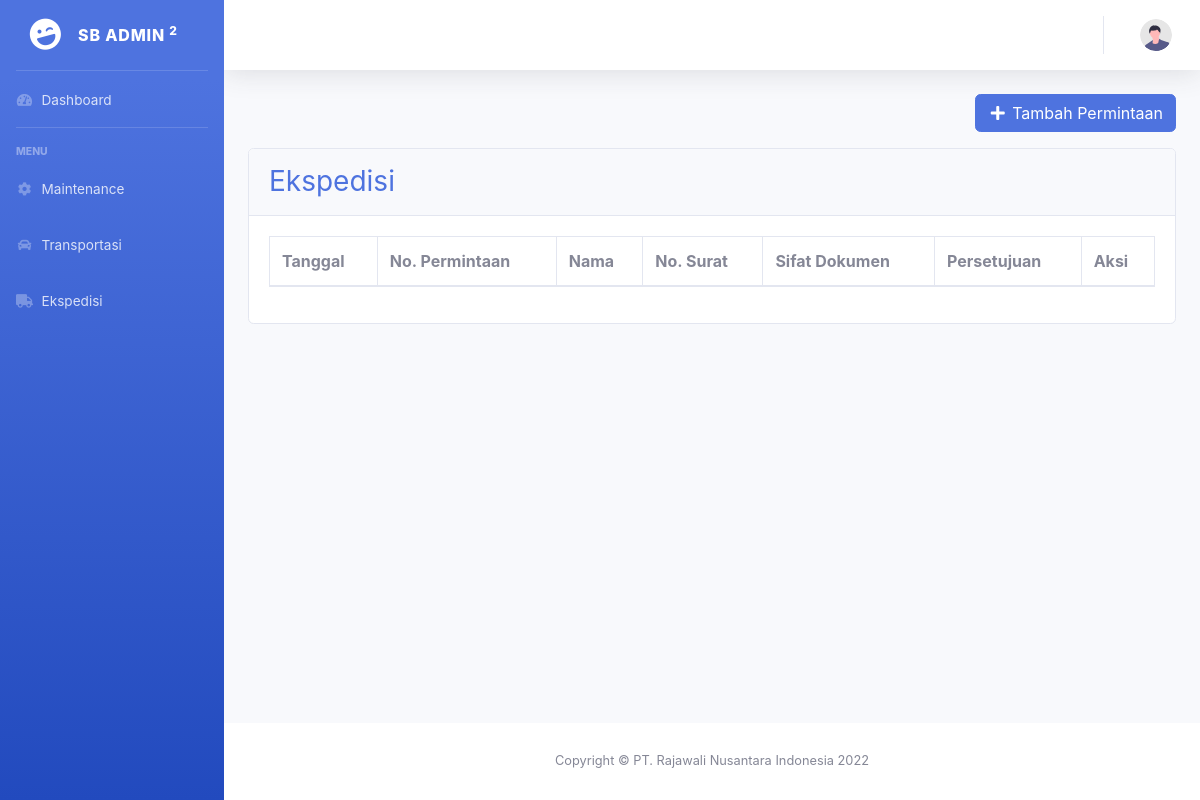
Before: /index.php/admin/pEkspedisi with the older database file.
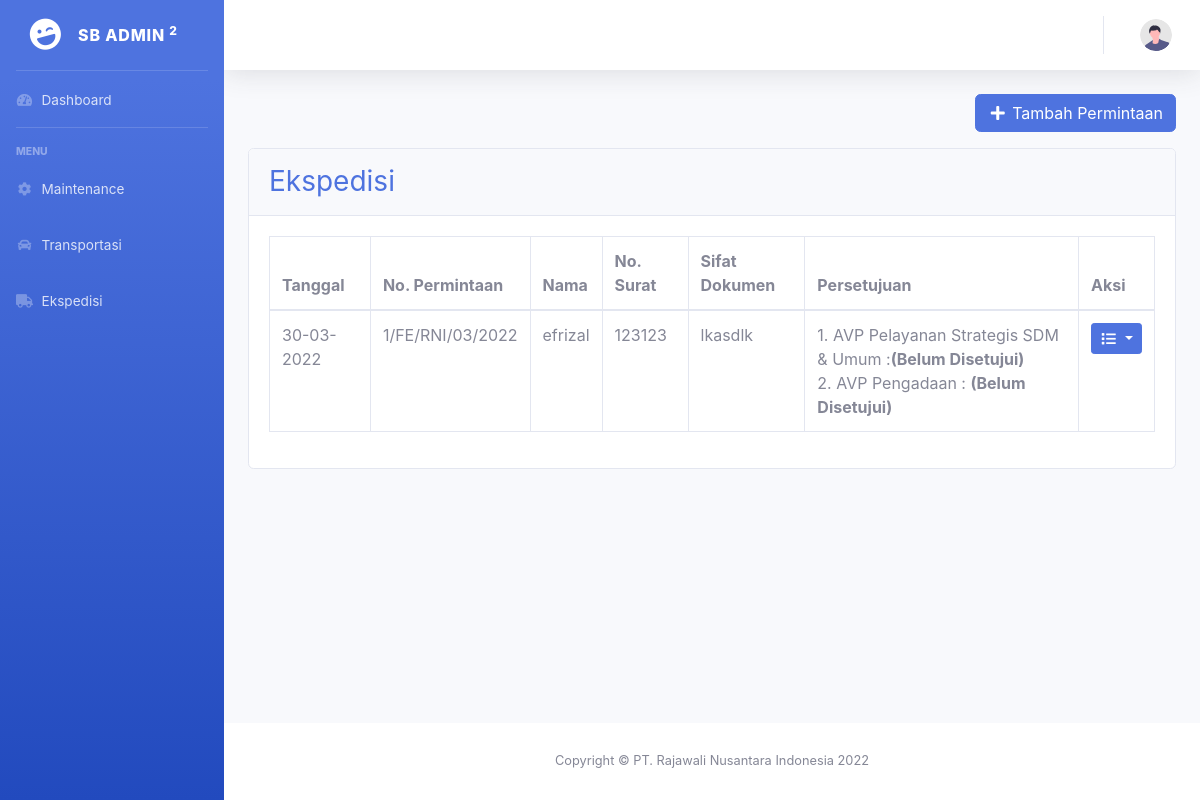
After: the same page with the newer database file.
### tables this page shows
CREATE TABLE `ekspedisi` (
  `id` int(11) NOT NULL,
  `nama` varchar(255) NOT NULL,
  `tujuan` varchar(255) NOT NULL,
  `sifat` varchar(100) NOT NULL,
  `no_resi` int(11) NOT NULL,
  `divisi` varchar(100) NOT NULL,
  `pemeriksa` varchar(100) NOT NULL,
  `tgl_surat` date NOT NULL,
  `tgl_diterima` date NOT NULL,
  `no_surat` int(11) NOT NULL,
  `user_id` int(11) NOT NULL,
  `ttd_avp` varchar(100) NOT NULL,
  `ttd_pemeriksa` varchar(100) NOT NULL,
  `catatan` varchar(255) NOT NULL,
  `file` varchar(255) NOT NULL
);

### application/controllers/Admin.php (called while the page is built, shortened)
<?php
class Admin extends CI_Controller
{
    var $role_id, $role;
    public function __construct()
    {
        $this->load->model('Maintenance_model');
        $this->load->model('Ekspedisi_model');
        $this->load->model('Approval_model');
        $this->load->model('Transportasi_model');
        $this->role_id = $this->session->userdata('role_id');
        if ($this->role_id == 1) {
            $this->role = 'admin';
        } elseif ($this->role == 2) {
            $this->role = 'pemeriksa';
        } elseif ($this->role == 3) {
            $this->role = 'staff';
        } else {
            $this->role = 'umum';
        }
    }
    public function pEkspedisi()
    {
        $data['title'] = "Ekspedisi";
        $data['data'] = $this->Ekspedisi_model->selectEkspedisi();
        $data['role_id'] = $this->role_id;
        $data['role'] = $this->role;
        $data['user'] = $this->db->get_where('user', ['nip' => $this->session->userdata('nip')])->row_array();
        $this->load->view('templates/header', $data);
        $this->load->view('templates/sidebar', $data);
        $this->load->view('templates/topbar', $data);
        $this->load->view('permintaan/ekspedisi', $data);
        $this->load->view('templates/footer');
    }
}

### index.php (called while the page is built, shortened)
<?php
require_once BASEPATH.'core/CodeIgniter.php';

### application/models/Ekspedisi_model.php (called while the page is built, shortened)
<?php
class Ekspedisi_model extends CI_Model
{
    public function selectEkspedisi()
    {
        return $this->db->get("ekspedisi")->result_array();
    }
}

### application/views/permintaan/ekspedisi.php (the view, shortened to what this page needs)
<div class="container-fluid">
    <div class="row">
        <div class="col-sm-4">
        </div>
        <div class="col my-auto">
            <a class="float-right btn btn btn-primary mb-3" type="button" href="<?= base_url('admin/eTambah') ?>">
                <i class="fas fa-fw fa-plus"></i> Tambah Permintaan
            </a>
        </div>
    </div>
    <div class="card mb-4">
        <div class="card-header py-3">
            <h3 class="m-0 text-primary">Ekspedisi</h3>
        </div>
        <div class="card-body">
            <div class="table-responsive">
                <table class="table table-bordered" id="dataTable" width="100%" cellspacing="0">
                    <thead>
                        <tr>
                            <th>Tanggal</th>
                            <th>No. Permintaan</th>
                            <th>Nama</th>
                            <th>No. Surat</th>
                            <th>Sifat Dokumen</th>
                            <th>Persetujuan</th>
                            <th>Aksi</th>
                        </tr>
                    </thead>
                    <tbody>
                        <?php
                        foreach ($data as $row) {
                            $tanggal = date_create($row['tgl_surat']);
                        ?>
                            <tr>
                                <td><?= date_format($tanggal, "d-m-Y") ?></td>
                                <td><?= $row['id'] ?>/FE/RNI/<?= date_format($tanggal, "m/Y") ?></td>
                                <td><?= $row['nama'] ?></td>
                                <td><?= $row['no_surat'] ?></td>
                                <td><?= $row['sifat'] ?></td>
                                <td>1. AVP Pelayanan Strategis SDM & Umum :<b>(Belum Disetujui)</b>
                                    <br>
                                    2. AVP Pengadaan : <b>(Belum Disetujui)</b>
                                </td>
                                <td>
                                    <div class="dropdown">
                                        <button class="btn btn-primary btn-sm dropdown-toggle" type="button" id="aksi" data-toggle="dropdown" aria-expanded="false">
                                            <i class="fas fa-fw fa-list"></i>
                                        </button>
                                    </div>
                                </td>
                            </tr>
                        <?php
                        }
                        ?>
                    </tbody>
                </table>
            </div>
        </div>
    </div>
</div>
</div>

Changed rows visible on the page:
added ekspedisi: tgl_surat "30-03-2022", id "1", tgl_surat "03/2022", nama "efrizal", no_surat "123123", sifat "lkasdlk"
